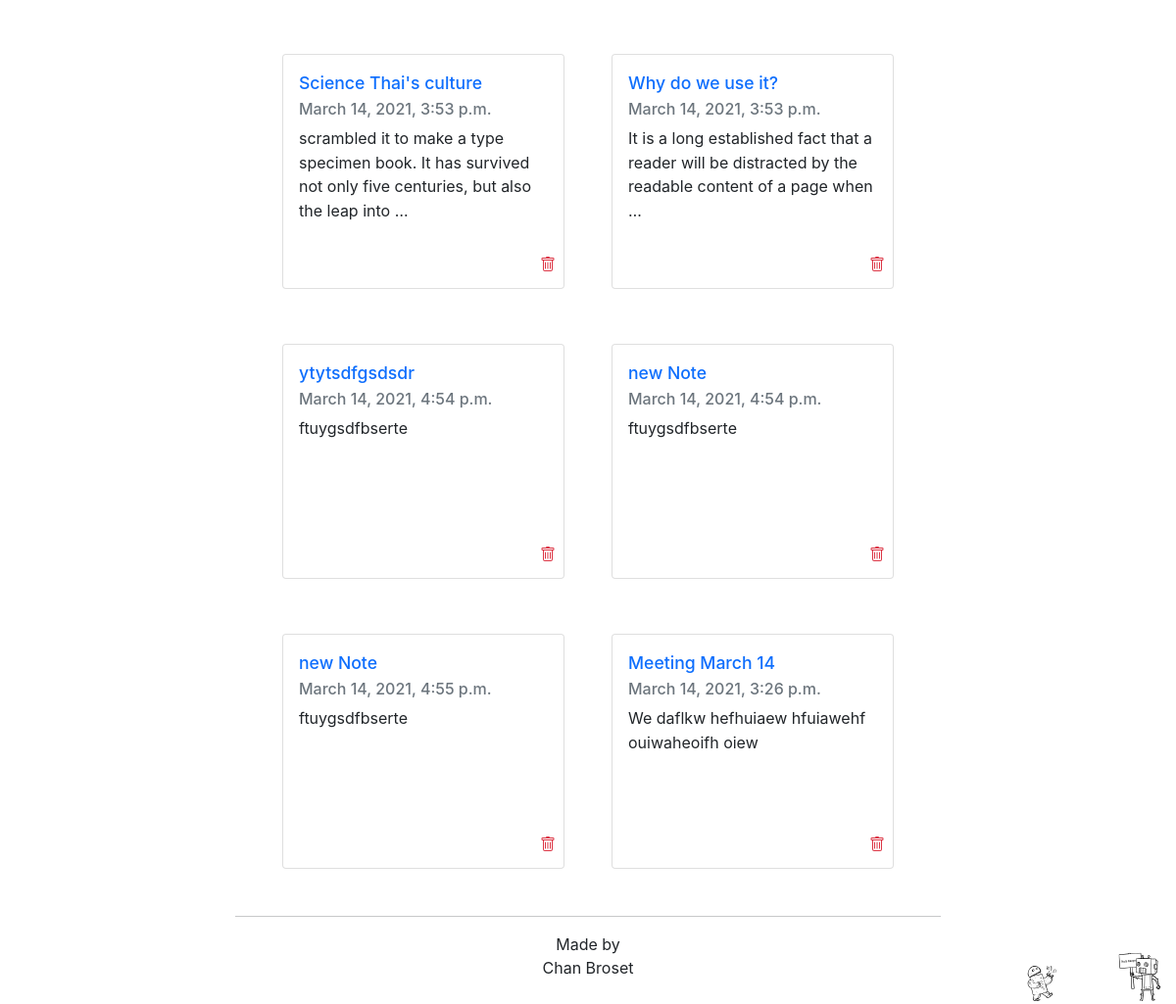
The page /note_keeper/ (lower part) on the database as committed earlier.
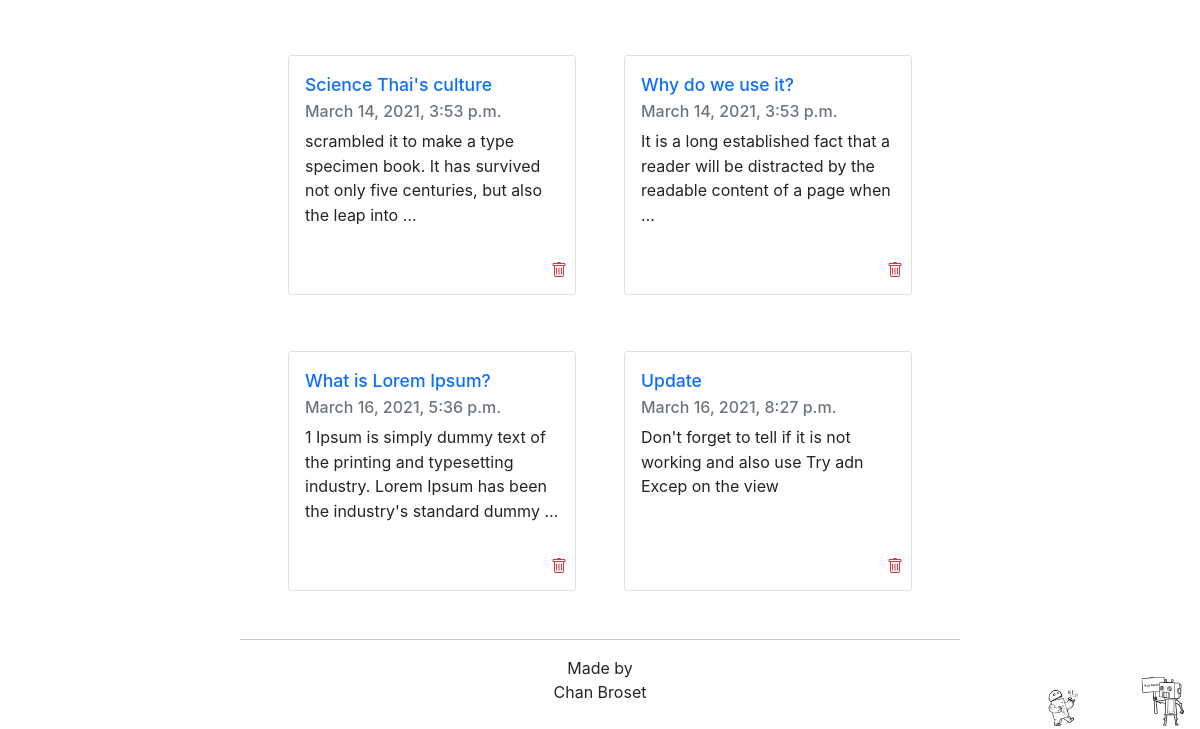
The same page on the database as committed later.
### note_keeper/models.py (models this page shows, shortened)
class Note(models.Model):
    title = models.CharField(max_length=200)
    content = models.TextField()
    doc = models.DateTimeField('date published')
    modify_date = models.DateTimeField('date published', default=timezone.now())

### note_keeper/views.py (the view)
# urls.py: path('', views.IndexView.as_view(), name='index'),
class IndexView(generic.ListView):
    template_name = 'note_keeper/index.html'
    context_object_name = 'latest_note_list'
    def get_queryset(self):
        return Note.objects.order_by('-modify_date')[:]

### note_keeper/templates/note_keeper/index.html (shortened to what this page needs)
{% extends "note_keeper/base.html" %}
{% block mainbody %}
	 {% if latest_note_list %}
		<div class="flex-container" style="justify-content: center">
		{% for note in latest_note_list %}
			<div class="flex-item mx-4 m-5" style="height: 250px">
				<div class="card" style="width: 18rem; height: 15rem">
					<div class="card-body">
					<h5 class="card-title"><a href="{% url 'note_keeper:note' note.id %}">{{ note.title }}</a></h5>
					<h6 class="card-subtitle mb-2 text-muted"> {{ note.doc }} </h6>
					<p class="card-text">{{ note.content | truncatewords:20 }} </p>
					</div>
					<div style="text-align: right" class="text-right mx-2 my-1">
					<li class="list-unstyled">
					<a href="{% url 'note_keeper:delete_note' note.id %}" class="text-danger card-link"></a>
					</li>
					</div>
				</div>
			</div>
		{% endfor %}
		</div>
	{% else %}
		<p> No note are available here. </p>
	{% endif %}
{% endblock %}

Rows that differ between the two databases and show on the page:
removed Note: title "ytytsdfgsdsdr", doc "March 14, 2021, 4:54 p.m.", content "ftuygsdfbserte"
removed Note: title "new Note", doc "March 14, 2021, 4:54 p.m.", content "ftuygsdfbserte"
removed Note: title "new Note", doc "March 14, 2021, 4:55 p.m.", content "ftuygsdfbserte"
removed Note: title "Meeting March 14", doc "March 14, 2021, 3:26 p.m.", content "We daflkw hefhuiaew hfuiawehf ouiwaheoifh oiew"
added Note: title "What is Lorem Ipsum?", doc "March 16, 2021, 5:36 p.m.", content "1 Ipsum is simply dummy text of the printing and typesetting industry. Lorem Ipsum has been the industry's standard dummy …"
added Note: title "Update", doc "March 16, 2021, 8:27 p.m.", content "Don't forget to tell if it is not working and also use Try adn Excep on the view"
